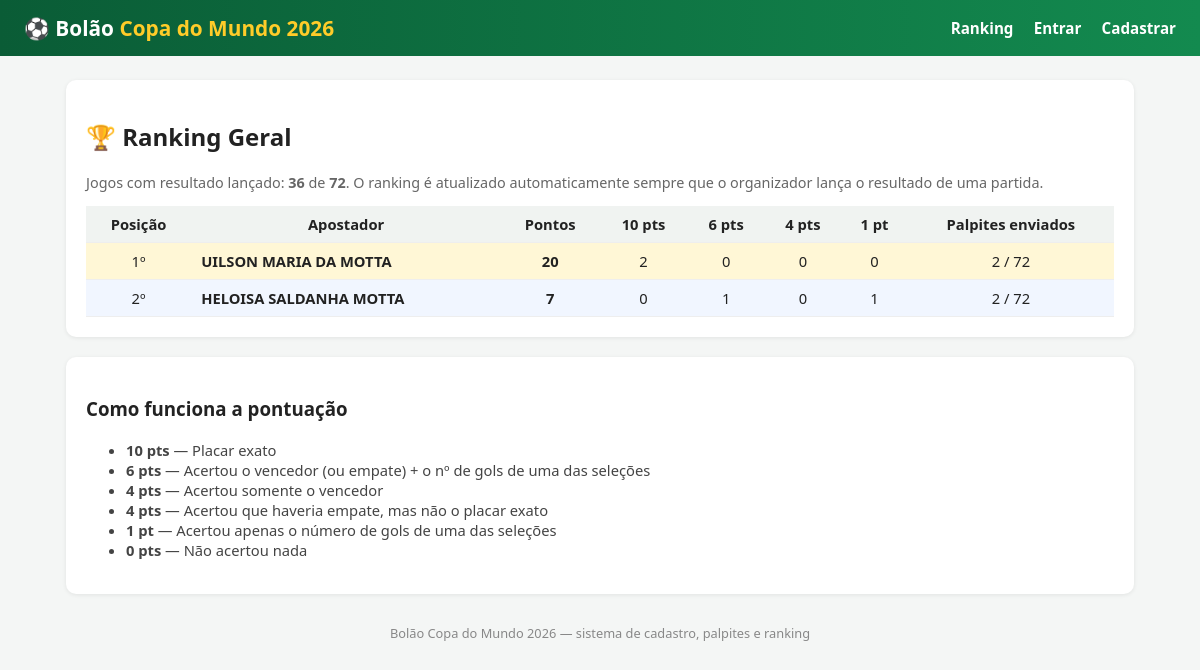
Page /ranking on the committed database.
### tables this page shows
CREATE TABLE usuarios (
            id INTEGER PRIMARY KEY AUTOINCREMENT,
            nome TEXT NOT NULL,
            email TEXT UNIQUE NOT NULL,
            senha_hash TEXT NOT NULL,
            is_admin INTEGER NOT NULL DEFAULT 0,
            criado_em TEXT NOT NULL
        );

### app.py (the view)
@app.route("/ranking")
def ranking():
    db = get_db()
    linhas = db.execute(
        """
        SELECT u.id, u.nome,
               COALESCE(SUM(p.pontos), 0) AS total_pontos,
               SUM(CASE WHEN p.pontos = ? THEN 1 ELSE 0 END) AS qt_10,
               SUM(CASE WHEN p.pontos = ? THEN 1 ELSE 0 END) AS qt_6,
               SUM(CASE WHEN p.pontos = ? THEN 1 ELSE 0 END) AS qt_4,
               SUM(CASE WHEN p.pontos = ? THEN 1 ELSE 0 END) AS qt_1,
               COUNT(p.id) AS qt_palpites
        FROM usuarios u
        LEFT JOIN palpites p ON p.usuario_id = u.id
        WHERE u.is_admin = 0
        GROUP BY u.id, u.nome
        ORDER BY total_pontos DESC, qt_10 DESC, qt_6 DESC, qt_4 DESC, u.nome ASC
        """,
        (PTS_PLACAR_EXATO, PTS_VENCEDOR_GOLS, PTS_SOMENTE_VENCEDOR, PTS_GOLS_UMA_SELECAO),
    ).fetchall()
    jogos_com_resultado = db.execute(
        "SELECT COUNT(*) AS c FROM jogos WHERE gols_a IS NOT NULL"
    ).fetchone()["c"]
    total_jogos = db.execute("SELECT COUNT(*) AS c FROM jogos").fetchone()["c"]
    return render_template(
        "ranking.html",
        ranking=linhas,
        jogos_com_resultado=jogos_com_resultado,
        total_jogos=total_jogos,
    )

### app.py (called while the page is built)
def get_db():
    if "db" not in g:
        g.db = sqlite3.connect(DB_PATH)
        g.db.row_factory = sqlite3.Row
        g.db.execute("PRAGMA foreign_keys = ON")
    return g.db

@app.context_processor
def inject_user():
    return {
        "usuario_logado": session.get("usuario_nome"),
        "is_admin": session.get("is_admin", False),
    }

### templates/ranking.html (shortened to what this page needs)
{% extends "base.html" %}
{% block content %}
<div class="card">
  <h2>🏆 Ranking Geral</h2>
  <p style="color:#666;font-size:0.9rem;">
    Jogos com resultado lançado: <strong>{{ jogos_com_resultado }}</strong> de
    <strong>{{ total_jogos }}</strong>. O ranking é atualizado automaticamente
    sempre que o organizador lança o resultado de uma partida.
  </p>
  <table>
    <thead>
      <tr>
        <th>Posição</th>
        <th>Apostador</th>
        <th>Pontos</th>
        <th>10 pts</th>
        <th>6 pts</th>
        <th>4 pts</th>
        <th>1 pt</th>
        <th>Palpites enviados</th>
      </tr>
    </thead>
    <tbody>
      {% for linha in ranking %}
        <tr class="{{ 'pos-1' if loop.index==1 else ('pos-2' if loop.index==2 else ('pos-3' if loop.index==3 else '')) }}">
          <td>{{ loop.index }}º</td>
          <td style="text-align:left;font-weight:600;">{{ linha['nome'] }}</td>
          <td><strong>{{ linha['total_pontos'] }}</strong></td>
          <td>{{ linha['qt_10'] }}</td>
          <td>{{ linha['qt_6'] }}</td>
          <td>{{ linha['qt_4'] }}</td>
          <td>{{ linha['qt_1'] }}</td>
          <td>{{ linha['qt_palpites'] }} / 72</td>
        </tr>
      {% else %}
        <tr><td colspan="8">Nenhum apostador cadastrado ainda.</td></tr>
      {% endfor %}
    </tbody>
  </table>
</div>
<div class="card">
  <h3>Como funciona a pontuação</h3>
  <ul style="font-size:0.92rem; color:#444;">
    <li><strong>10 pts</strong> — Placar exato</li>
    <li><strong>6 pts</strong> — Acertou o vencedor (ou empate) + o nº de gols de uma das seleções</li>
    <li><strong>4 pts</strong> — Acertou somente o vencedor</li>
    <li><strong>4 pts</strong> — Acertou que haveria empate, mas não o placar exato</li>
    <li><strong>1 pt</strong> — Acertou apenas o número de gols de uma das seleções</li>
    <li><strong>0 pts</strong> — Não acertou nada</li>
  </ul>
</div>
{% endblock %}

### templates/base.html (shortened to what this page needs)
<!doctype html>
<html lang="pt-br">
<head>
</head>
<body>
<header>
  <h1>⚽ Bolão <span>Copa do Mundo 2026</span></h1>
  <nav>
    <a href="{{ url_for('ranking') }}">Ranking</a>
    {% if usuario_logado %}
      <a href="{{ url_for('palpites') }}">Meus Palpites</a>
      {% if is_admin %}<a href="{{ url_for('admin_resultados') }}">Lançar Resultados</a>{% endif %}
      <a href="{{ url_for('logout') }}">Sair ({{ usuario_logado }})</a>
    {% else %}
      <a href="{{ url_for('login') }}">Entrar</a>
      <a href="{{ url_for('cadastro') }}">Cadastrar</a>
    {% endif %}
  </nav>
</header>
<div class="container">
  {% block content %}{% endblock %}
</div>
<footer>Bolão Copa do Mundo 2026 — sistema de cadastro, palpites e ranking</footer>
</body>
</html>

### templates/base.html (style rules this page uses)
:root { --verde: #0a5c36; --verde-claro: #138a4f; --amarelo: #ffcc29; --bg: #f4f6f5; }
* { box-sizing: border-box; }
body { margin: 0; font-family: "Segoe UI", Arial, sans-serif; background: var(--bg); color: #222; }
header { background: linear-gradient(90deg, var(--verde), var(--verde-claro)); color: #fff; padding: 14px 24px; display: flex; align-items: center; justify-content: space-between; flex-wrap: wrap; }
header h1 { margin: 0; font-size: 1.3rem; }
header h1 span { color: var(--amarelo); }
nav a { color: #fff; text-decoration: none; margin-left: 16px; font-weight: 600; font-size: 0.95rem; }
.container { max-width: 1100px; margin: 24px auto; padding: 0 16px; }
.card { background: #fff; border-radius: 10px; box-shadow: 0 1px 4px rgba(0,0,0,.08); padding: 20px; margin-bottom: 20px; }
table { width: 100%; border-collapse: collapse; font-size: 0.92rem; }
th, td { padding: 8px 10px; text-align: center; border-bottom: 1px solid #eee; }
th { background: #f0f3f1; }
.pos-1 { background: #fff7d6; }
.pos-2 { background: #f1f6ff; }
footer { text-align: center; color: #888; font-size: 0.8rem; margin: 30px 0 10px; }

### rows in the picture
usuarios: nome "UILSON MARIA DA MOTTA", total_pontos "20", qt_10 "2", qt_6 "0", qt_4 "0", qt_1 "0", qt_palpites "2"
usuarios: nome "HELOISA SALDANHA MOTTA", total_pontos "7", qt_10 "0", qt_6 "1", qt_4 "0", qt_1 "1", qt_palpites "2"

### other values in the picture
{{ jogos_com_resultado }} "36"
{{ total_jogos }} "72"
